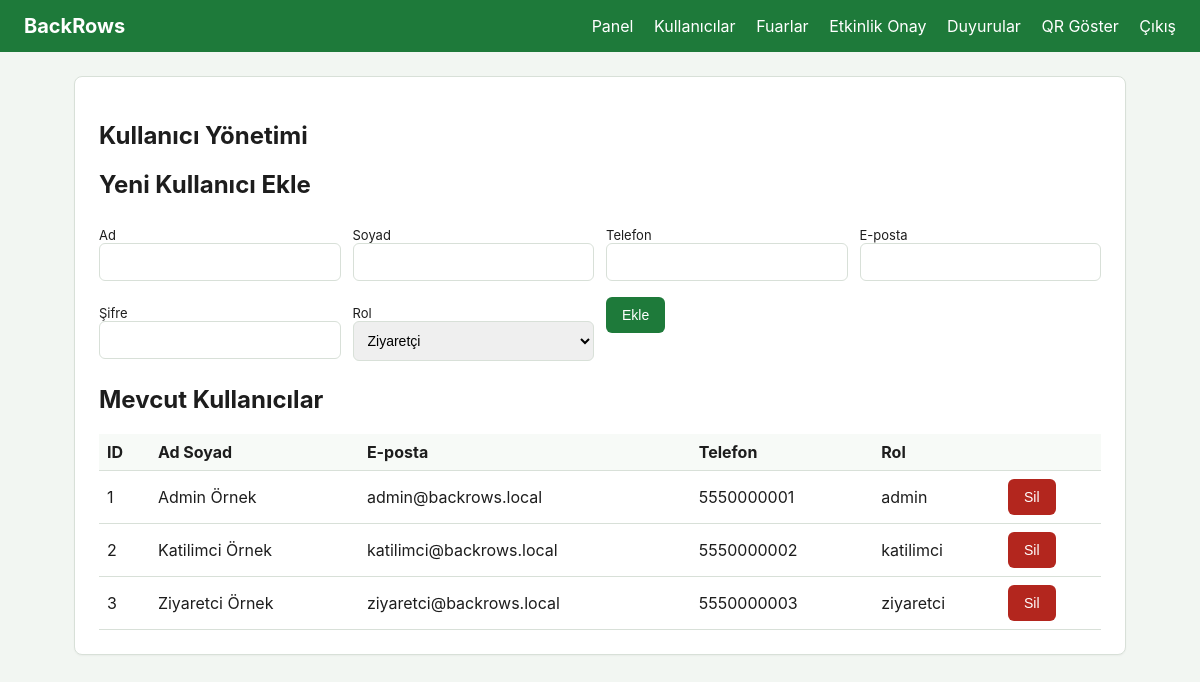
Page /admin/users (signed in) on the committed database.
### tables this page shows
CREATE TABLE users (
    id          INTEGER PRIMARY KEY AUTOINCREMENT,
    ad          TEXT NOT NULL,
    soyad       TEXT NOT NULL,
    telefon     TEXT NOT NULL,
    eposta      TEXT NOT NULL UNIQUE,
    sifre_hash  TEXT NOT NULL,
    rol         TEXT NOT NULL CHECK(rol IN ('admin','katilimci','ziyaretci')),
    qr_token    TEXT NOT NULL UNIQUE,
    created_at  TEXT NOT NULL DEFAULT (datetime('now'))
);

### app/routers/admin.py (the view)
@router.get("/users")
async def users_page(request: Request, hata: str | None = None, mesaj: str | None = None):
    return templates.TemplateResponse(
        request,
        "admin/users.html",
        {"users": list_users(), "hata": hata, "mesaj": mesaj},
    )

### templates/admin/users.html (shortened to what this page needs)
{% extends "base.html" %}
{% block nav %}{% include "admin/_nav.html" %}{% endblock %}
{% block content %}
<section class="card">
    <h1>Kullanıcı Yönetimi</h1>
    <h2>Yeni Kullanıcı Ekle</h2>
    <form method="post" action="/admin/users" class="grid-form">
        <label>Ad<input type="text" name="ad" required></label>
        <label>Soyad<input type="text" name="soyad" required></label>
        <label>Telefon<input type="tel" name="telefon" required></label>
        <label>E-posta<input type="email" name="eposta" required></label>
        <label>Şifre<input type="password" name="sifre" required></label>
        <label>Rol
            <select name="rol" required>
                <option value="ziyaretci" selected>Ziyaretçi</option>
            </select>
        </label>
        <div><button type="submit">Ekle</button></div>
    </form>
    <h2>Mevcut Kullanıcılar</h2>
    <table>
        <thead><tr><th>ID</th><th>Ad Soyad</th><th>E-posta</th><th>Telefon</th><th>Rol</th><th></th></tr></thead>
        <tbody>
        {% for u in users %}
            <tr>
                <td>{{ u["id"] }}</td>
                <td>{{ u["ad"] }} {{ u["soyad"] }}</td>
                <td>{{ u["eposta"] }}</td>
                <td>{{ u["telefon"] }}</td>
                <td>{{ u["rol"] }}</td>
                <td>
                    <form method="post" action="/admin/users/{{ u['id'] }}/delete" onsubmit="return confirm('Silinsin mi?');">
                        <button type="submit" class="danger">Sil</button>
                    </form>
                </td>
            </tr>
        {% endfor %}
        </tbody>
    </table>
</section>
{% endblock %}

### static/css/style.css (style rules this page uses)
:root { --primary: #1e7a3a; --primary-dark: #155a2b; --surface: #ffffff; --bg: #f2f6f2; --text: #1d1d1d; --muted: #6b7280; --danger: #b3261e; --border: #d8e0d8; }
* { box-sizing: border-box; }
body { margin: 0; font-family: -apple-system, BlinkMacSystemFont, "Segoe UI", Roboto, sans-serif; background: var(--bg); color: var(--text); }
.card { background: var(--surface); border: 1px solid var(--border); border-radius: 8px; padding: 24px; box-shadow: 0 1px 2px rgba(0,0,0,0.04); }
button, .btn { background: var(--primary); color: white; border: 0; padding: 10px 16px; border-radius: 6px; cursor: pointer; font-size: 14px; text-decoration: none; display: inline-block; }
input[type="text"], input[type="email"], input[type="password"], input[type="tel"], select { width: 100%; padding: 10px; border: 1px solid var(--border); border-radius: 6px; font-size: 14px; }
label { display: block; margin: 8px 0 4px; font-size: 13px; }
table { width: 100%; border-collapse: collapse; }
th, td { padding: 8px; border-bottom: 1px solid var(--border); text-align: left; }
th { background: #f7faf7; }
.grid-form { display: grid; grid-template-columns: repeat(auto-fit, minmax(220px, 1fr)); gap: 12px; margin-bottom: 16px; }
button.danger { background: var(--danger); }

### rows in the picture
users: id "1", ad "Admin", soyad "Örnek", eposta "admin@backrows.local", telefon "5550000001", rol "admin"
users: id "2", ad "Katilimci", soyad "Örnek", eposta "katilimci@backrows.local", telefon "5550000002", rol "katilimci"
users: id "3", ad "Ziyaretci", soyad "Örnek", eposta "ziyaretci@backrows.local", telefon "5550000003", rol "ziyaretci"
